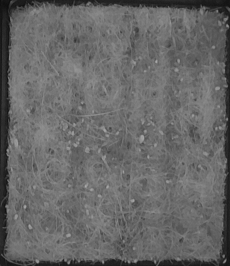
#> input picture data/ir_pics/ir_20251208_174046_f000001.png, 230 x 266 px
$ python -i cam2.py   (imports and definitions only)
#> lines starting #> are read from the running program, lines starting #| are printed output that depends on the picture; after the words box and inside, x2 and y2 are one past the last pixel; in counts of white or black regions, pixels touching at a corner belong together
#> further down, picture is the input picture: shape (266, 230, 3); min 14, max 171, mean 103.2
import cv2
import time
import csv
from datetime import datetime
import numpy as np

DEVICE_INDEX = 0          # /dev/video0
INTERVAL_SEC = 60         # how often to log, in seconds
CSV_PATH = "kale_ir_metrics.csv"

# If your tray doesn't fill the whole frame, you can crop later:
# For now, use the full frame; we'll expose ROI vars to tweak.
ROI_Y1, ROI_Y2 = 0, None  # top:bottom
ROI_X1, ROI_X2 = 0, None  # left:right

def analyze_frame(frame):
    """
    Take a BGR frame (np.array) and return metrics dict:
      - coverage_pct
      - avg_intensity
      - uniformity_index
    """

    # Convert to grayscale
    gray = cv2.cvtColor(frame, cv2.COLOR_BGR2GRAY)

    # Crop region of interest (tray area)
    y1 = ROI_Y1
    y2 = ROI_Y2 if ROI_Y2 is not None else gray.shape[0]
#> y2 = 266
    x1 = ROI_X1
    x2 = ROI_X2 if ROI_X2 is not None else gray.shape[1]
#> x2 = 230
    roi = gray[y1:y2, x1:x2]

    # Smooth noise a bit
    blur = cv2.GaussianBlur(roi, (5, 5), 0)

    # Otsu threshold to separate "plant" vs background
    # Depending on how the plants look in IR, you may want THRESH_BINARY_INV instead.
    _, mask = cv2.threshold(
        blur, 0, 255,
        cv2.THRESH_BINARY + cv2.THRESH_OTSU
    )
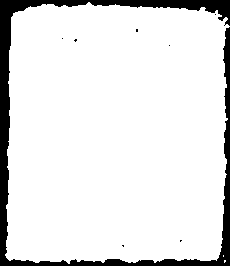
#> mask: shape (266, 230); 89.2% white; 8 black regions (7 under 20 px), largest, box (x1, y1, x2, y2) and area: (0, 0, 230, 266) 6560

    # If you find that background is white and plants are dark,
    # uncomment this to invert:
    # mask = cv2.bitwise_not(mask)

    # Basic coverage: fraction of white pixels in mask
    plant_pixels = np.count_nonzero(mask)
#> plant_pixels = 54599
    total_pixels = mask.size
#> total_pixels = 61180
    coverage_pct = 100.0 * plant_pixels / total_pixels if total_pixels > 0 else 0.0
#> coverage_pct = 89.24

    # Average intensity (for sanity / rough "brightness" tracking)
    avg_intensity = float(roi.mean())
#> avg_intensity = 103.2

    # Uniformity: split into a 4x4 grid and look at coverage variance
    grid_rows = 4
    grid_cols = 4
    cell_h = mask.shape[0] // grid_rows
#> cell_h = 66
    cell_w = mask.shape[1] // grid_cols
#> cell_w = 57

    coverages = []
    for gy in range(grid_rows):
        for gx in range(grid_cols):
            y_start = gy * cell_h
            y_end = (gy + 1) * cell_h if gy < grid_rows - 1 else mask.shape[0]
            x_start = gx * cell_w
            x_end = (gx + 1) * cell_w if gx < grid_cols - 1 else mask.shape[1]
            cell = mask[y_start:y_end, x_start:x_end]
            cell_total = cell.size
            if cell_total == 0:
                continue
            cell_plant = np.count_nonzero(cell)
            coverages.append(100.0 * cell_plant / cell_total)
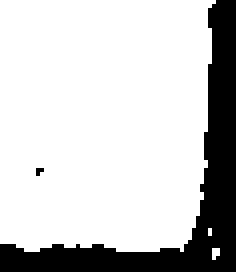
#> cell: shape (68, 59) (shown 4 times larger); 79.5% white; 2 black regions (1 under 20 px), largest, box (x1, y1, x2, y2) and area: (0, 0, 59, 68) 821
#> after the loop, coverages = [72.28, 91.63, 89.58, 76.91, 83.57, 100, 100, 92.37, 85.54, 100, 100, 91.42, 81.42, 92.54, 92.11, 79.46]

    if coverages:
        uniformity_index = float(np.std(coverages))
#> uniformity_index = 8.46
    else:
        uniformity_index = 0.0

    return {
        "coverage_pct": coverage_pct,
        "avg_intensity": avg_intensity,
        "uniformity_index": uniformity_index,
    }


# [76 lines left out: function main, not called in this run]


# [2 lines not run here, left out]

>>> import cv2
>>> picture = cv2.imread('../../data/ir_pics/ir_20251208_174046_f000001.png')
>>> result = analyze_frame(picture)
#> result = {'coverage_pct': 89.24, 'avg_intensity': 103.2, 'uniformity_index': 8.46}

$ run again, on data/ir_pics/ir_20251208_175046_f000006.png
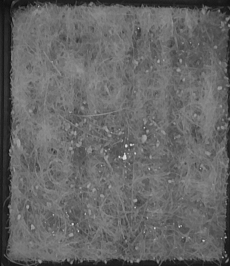
#> input picture data/ir_pics/ir_20251208_175046_f000006.png, 230 x 266 px
#> picture is the input picture: shape (266, 230, 3); min 12, max 222, mean 101.9
#> in analyze_frame, `_, mask = cv2.threshold( blur, 0, 255, cv2.THRESH_BINARY + cv2.THRESH_..`:
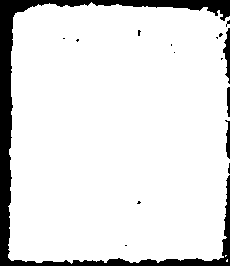
#> mask: shape (266, 230); 89.1% white; 16 black regions (12 under 20 px), largest, box (x1, y1, x2, y2) and area: (0, 0, 230, 266) 6187, (223, 28, 230, 84) 208, (225, 120, 230, 159) 118, (227, 87, 230, 117) 81
#> plant_pixels = 54506
#> coverage_pct = 89.09
#> avg_intensity = 101.9
#> after the loop in analyze_frame, `for gy in range(grid_rows):`:
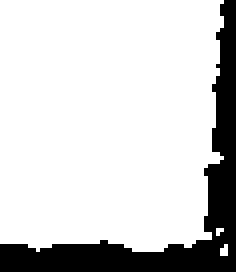
#> cell: shape (68, 59) (shown 4 times larger); 82.2% white; 1 black region, box (x1, y1, x2, y2) and area: (0, 0, 59, 68) 715
#> after the loop in analyze_frame, `for gy in range(grid_rows):`: coverages = [69.46, 91.52, 89.93, 78.51, 79.72, 100, 100, 95.97, 81.39, 100, 100, 95.51, 77.55, 92.67, 91.59, 82.18]
#> uniformity_index = 9.41
#> result = {'coverage_pct': 89.09, 'avg_intensity': 101.9, 'uniformity_index': 9.41}
